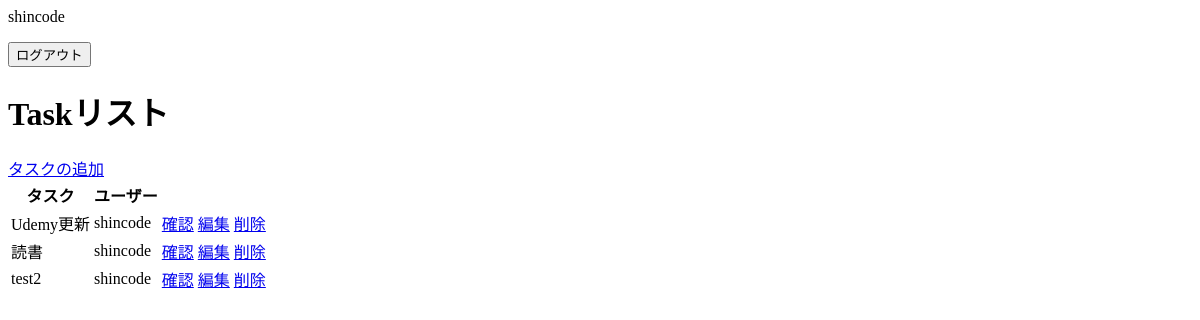
Before: / (signed in) with the older database file.
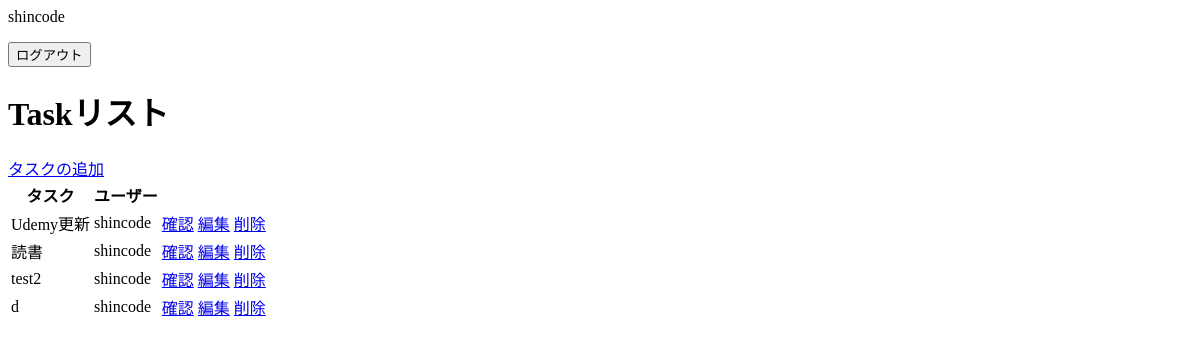
After: the same page with the newer database file.
### todoapp/models.py (models this page shows, shortened)
class Task(models.Model):
    user = models.ForeignKey(User, on_delete=models.CASCADE, null=True, blank=True)
    title = models.CharField(max_length=100)
    description = models.TextField(null=True, blank=True)
    compleated = models.BooleanField(default=False)
    createdDate = models.DateTimeField(auto_now_add=True)
    class Meta:
        ordering = ["compleated"]

### todoapp/views.py (the view)
# urls.py: path("", TaskList.as_view(), name="tasks"),
class TaskList(LoginRequiredMixin, ListView):
    model = Task
    context_object_name = "tasks"
    def get_context_data(self, **kwargs):
        context = super().get_context_data(**kwargs)
        context["tasks"] = context["tasks"].filter(user = self.request.user)
        return context

### todoapp/templates/todoapp/task_list.html (shortened to what this page needs)
{% if request.user.is_authenticated %}
<p>{{request.user}}</p>
<form method="post" action="{% url 'logout' %}">
    <button type="submit">ログアウト</button>
</form>
{% else %}
<a href="{% url 'login' %}">ログイン</a>
{% endif %}
<h1>Taskリスト</h1>
<a href="{% url 'create-task' %}">タスクの追加</a>
<table>
    <tr>
        <th>タスク</th>
        <th>ユーザー</th>
    </tr>
    {% for task in tasks %}
    <tr>
        <td>{{task.title}}</td>
        <td>{{task.user}}</td>
        <td><a href="{% url 'task' task.id %}">確認</a></td>
        <td><a href="{% url 'edit-task' task.id %}">編集</a></td>
        <td><a href="{% url 'delete-task' task.id %}">削除</a></td>
    </tr>
    {% endfor %}
</table>

Changed rows visible on the page:
added Task: title "d", user "shincode"
